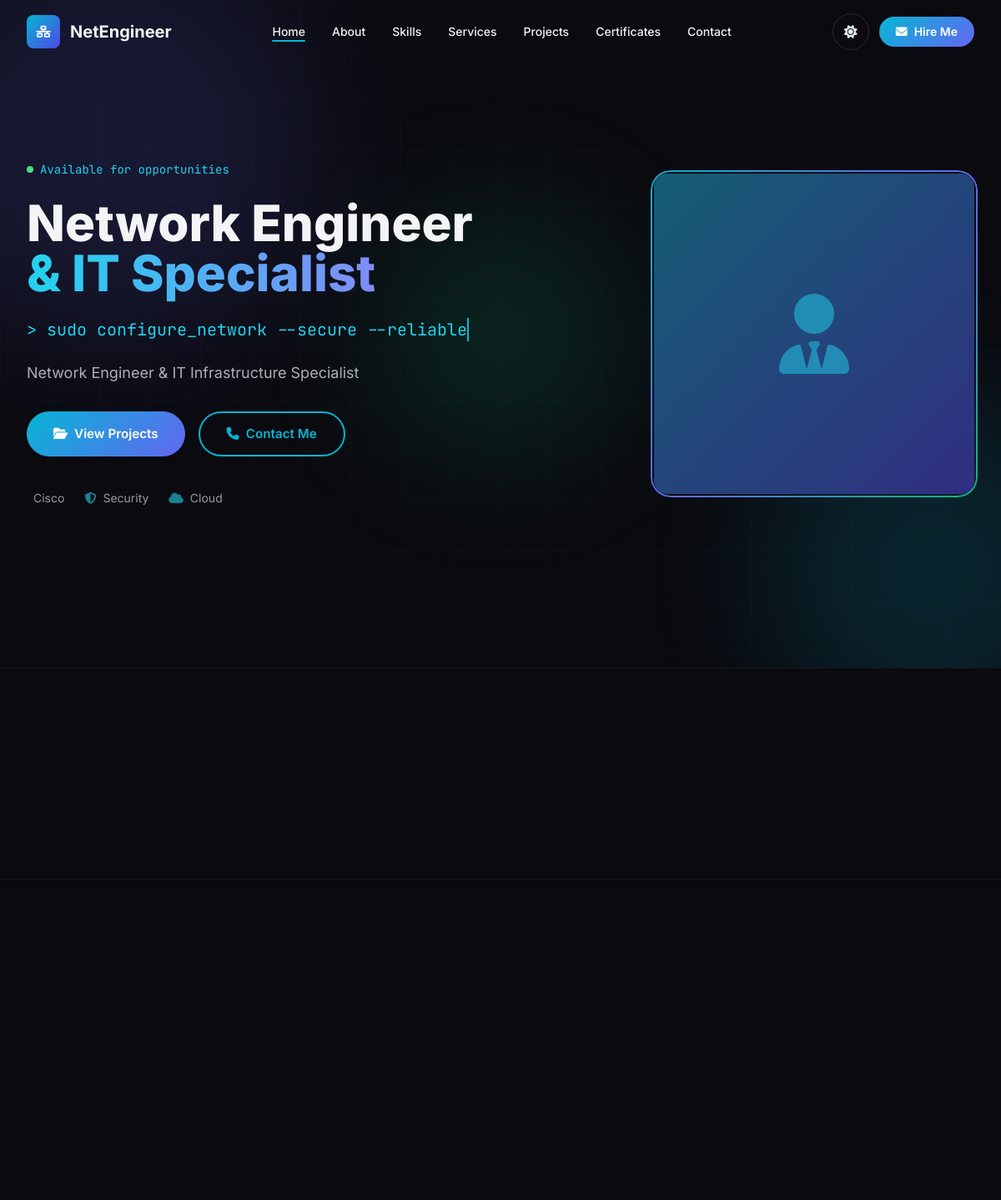
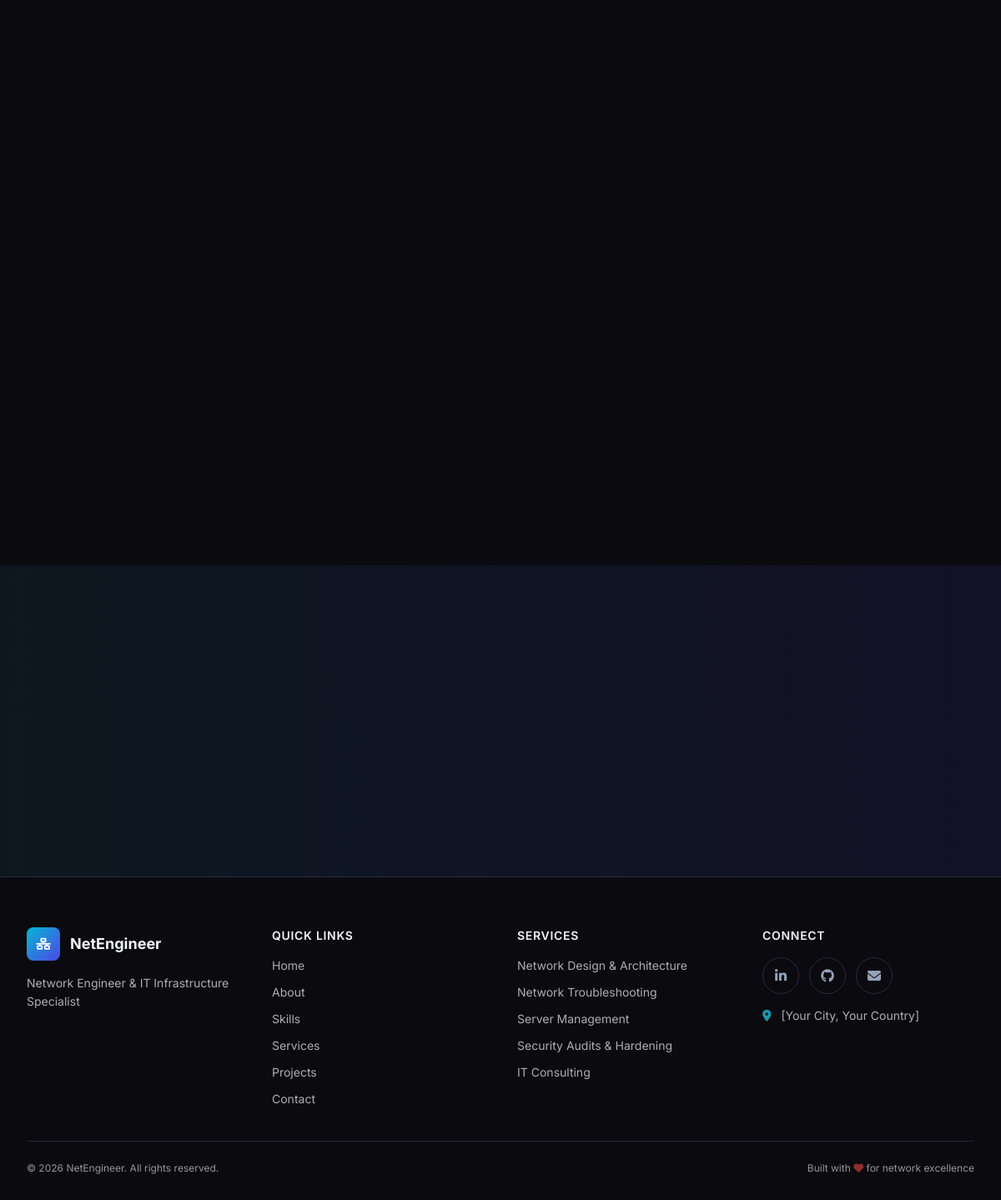
The page / on the database its author committed (2 pictures, top to bottom).
### tables this page shows
CREATE TABLE `site_settings` (
    `id` INT UNSIGNED AUTO_INCREMENT PRIMARY KEY,
    `site_name` VARCHAR(255) NOT NULL DEFAULT 'Network Engineer Portfolio',
    `site_title` VARCHAR(500) DEFAULT NULL,
    `site_description` TEXT DEFAULT NULL,
    `logo` VARCHAR(500) DEFAULT NULL,
    `favicon` VARCHAR(500) DEFAULT NULL,
    `created_at` TIMESTAMP DEFAULT CURRENT_TIMESTAMP,
    `updated_at` TIMESTAMP DEFAULT CURRENT_TIMESTAMP ON UPDATE CURRENT_TIMESTAMP
);

CREATE TABLE `profile` (
    `id` INT UNSIGNED AUTO_INCREMENT PRIMARY KEY,
    `user_id` INT UNSIGNED NOT NULL,
    `headline` VARCHAR(500) DEFAULT NULL,
    `about_me` TEXT DEFAULT NULL,
    `phone` VARCHAR(50) DEFAULT NULL,
    `address` VARCHAR(500) DEFAULT NULL,
    `website` VARCHAR(500) DEFAULT NULL,
    `github` VARCHAR(500) DEFAULT NULL,
    `linkedin` VARCHAR(500) DEFAULT NULL,
    `facebook` VARCHAR(500) DEFAULT NULL,
    `twitter` VARCHAR(500) DEFAULT NULL,
    `cv_file` VARCHAR(500) DEFAULT NULL,
    `created_at` TIMESTAMP DEFAULT CURRENT_TIMESTAMP,
    `updated_at` TIMESTAMP DEFAULT CURRENT_TIMESTAMP ON UPDATE CURRENT_TIMESTAMP,
    FOREIGN KEY (`user_id`) REFERENCES `users`(`id`) ON DELETE CASCADE,
    INDEX `idx_profile_user` (`user_id`)
);

CREATE TABLE `services` (
    `id` INT UNSIGNED AUTO_INCREMENT PRIMARY KEY,
    `title` VARCHAR(255) NOT NULL,
    `description` TEXT NOT NULL,
    `icon` VARCHAR(100) DEFAULT NULL,
    `display_order` INT UNSIGNED NOT NULL DEFAULT 0,
    `created_at` TIMESTAMP DEFAULT CURRENT_TIMESTAMP,
    `updated_at` TIMESTAMP DEFAULT CURRENT_TIMESTAMP ON UPDATE CURRENT_TIMESTAMP,
    INDEX `idx_services_order` (`display_order`)
);

### config/database.php (called while the page is built, shortened)
<?php
function getDB(): PDO {
    static $pdo = null;
    if ($pdo === null) {
        try {
            $dsn = "mysql:host=" . DB_HOST . ";dbname=" . DB_NAME . ";charset=" . DB_CHARSET;
            $options = [
                PDO::ATTR_ERRMODE            => PDO::ERRMODE_EXCEPTION,
                PDO::ATTR_DEFAULT_FETCH_MODE => PDO::FETCH_ASSOC,
                PDO::ATTR_EMULATE_PREPARES   => false,
                PDO::MYSQL_ATTR_INIT_COMMAND => "SET NAMES utf8mb4 COLLATE utf8mb4_unicode_ci",
            ];
            $pdo = new PDO($dsn, DB_USER, DB_PASS, $options);
        } catch (PDOException $e) {
            error_log("Database connection failed: " . $e->getMessage());
            die("Database connection failed. Please check your configuration.");
        }
    }
    return $pdo;
}
function dbQuery(string $sql, array $params = []): array {
    $stmt = getDB()->prepare($sql);
    $stmt->execute($params);
    return $stmt->fetchAll();
}
function dbRow(string $sql, array $params = []): ?array {
    $stmt = getDB()->prepare($sql);
    $stmt->execute($params);
    $row = $stmt->fetch();
    return $row ?: null;
}

### includes/functions.php (called while the page is built, shortened)
<?php
function e(?string $value): string {
    return htmlspecialchars($value ?? '', ENT_QUOTES | ENT_HTML5, 'UTF-8');
}
function getProfile(): ?array {
    return dbRow("SELECT p.*, u.full_name, u.email, u.profile_image
                  FROM profile p
                  JOIN users u ON u.id = p.user_id
                  LIMIT 1");
}
function getSiteSettings(): ?array {
    return dbRow("SELECT * FROM site_settings LIMIT 1");
}

### index.php (the view, shortened to what this page needs)
<?php $pageTitle = 'Home'; include 'includes/header.php'; include 'includes/navbar.php';
?>
<main id="main-content">
    <section class="hero-section">
        <div class="hero-bg"><div class="gradient-orb"></div><div class="gradient-orb"></div><div class="gradient-orb"></div></div>
        <div class="hero-grid"></div>
        <div class="max-w-7xl mx-auto px-4 sm:px-6 lg:px-8 relative z-10 w-full">
            <div class="grid lg:grid-cols-2 gap-12 items-center">
                <div class="animate-on-scroll-left">
                    <div class="flex items-center gap-2 text-network-400 font-mono text-sm mb-6">
                        <span class="w-2 h-2 rounded-full bg-green-400 animate-pulse"></span>
                        <span>Available for opportunities</span>
                    </div>
                    <h1 class="text-4xl sm:text-5xl lg:text-6xl font-extrabold leading-tight mb-6">
                        Network Engineer<br>
                        <span class="text-transparent bg-clip-text bg-gradient-to-r from-network-400 to-primary-400">& IT Specialist</span>
                    </h1>
                    <p class="typing-text text-lg sm:text-xl font-mono text-network-400 mb-6">&gt; sudo configure_network --secure --reliable</p>
                    <p class="text-base sm:text-lg opacity-70 mb-8 max-w-xl leading-relaxed">
                        <?= e($profile['headline'] ?? 'Designing, implementing, and securing enterprise-grade network infrastructures.') ?>
                    </p>
                    <div class="flex flex-wrap gap-4">
                        <a href="projects.php" class="btn-primary"><i class="fas fa-folder-open"></i> View Projects</a>
                        <a href="contact.php" class="btn-outline"><i class="fas fa-phone"></i> Contact Me</a>
                    </div>
                    <div class="flex items-center gap-6 mt-10 text-sm opacity-60">
                        <span class="flex items-center gap-2"><i class="fab fa-cisco text-network-400"></i> Cisco</span>
                        <span class="flex items-center gap-2"><i class="fas fa-shield-halved text-network-400"></i> Security</span>
                        <span class="flex items-center gap-2"><i class="fas fa-cloud text-network-400"></i> Cloud</span>
                    </div>
                </div>
                <div class="animate-on-scroll-right text-center lg:text-right">
                    <div class="hero-image-wrapper inline-block">
                        <div class="glow-ring"></div>
                        <div class="w-72 h-72 sm:w-80 sm:h-80 lg:w-96 lg:h-96 rounded-2xl bg-gradient-to-br from-network-800 to-primary-900 flex items-center justify-center overflow-hidden">
                        </div>
                    </div>
                </div>
            </div>
        </div>
    </section>
    <section class="py-16 border-y border-gray-800/50">
        <div class="max-w-7xl mx-auto px-4 sm:px-6 lg:px-8">
            <div class="grid grid-cols-2 md:grid-cols-4 gap-8">
            </div>
        </div>
    </section>
    <section class="py-20">
        <div class="max-w-7xl mx-auto px-4 sm:px-6 lg:px-8">
            <div class="grid sm:grid-cols-2 lg:grid-cols-3 xl:grid-cols-4 gap-6">
            </div>
        </div>
    </section>
    <section class="py-20 relative overflow-hidden">
        <div class="absolute inset-0 bg-gradient-to-r from-network-900/20 to-primary-900/20"></div>
        <div class="max-w-4xl mx-auto px-4 sm:px-6 lg:px-8 text-center relative z-10">
        </div>
    </section>
</main>
<?php include 'includes/footer.php'; ?>

### includes/navbar.php (shortened to what this page needs)
<?php
$profile = getProfile() ?? [];
?>
<nav class="navbar" role="navigation" aria-label="Main navigation">
    <div class="max-w-7xl mx-auto px-4 sm:px-6 lg:px-8">
        <div class="flex items-center justify-between">
            <a href="index.php" class="flex items-center gap-3 text-xl font-bold hover:text-network-400 transition-colors">
                <span class="w-10 h-10 rounded-lg bg-gradient-to-br from-network-500 to-primary-600 flex items-center justify-center text-white text-sm font-bold">
                    <i class="fas fa-network-wired"></i>
                </span>
                <span class="hidden sm:block"><?= e($siteSettings['site_name'] ?? 'NetEngineer') ?></span>
            </a>
            <div class="hidden lg:flex items-center gap-8">
                <a href="index.php" class="nav-link text-sm font-medium">Home</a>
                <a href="about.php" class="nav-link text-sm font-medium">About</a>
                <a href="skills.php" class="nav-link text-sm font-medium">Skills</a>
                <a href="services.php" class="nav-link text-sm font-medium">Services</a>
                <a href="projects.php" class="nav-link text-sm font-medium">Projects</a>
                <a href="certificates.php" class="nav-link text-sm font-medium">Certificates</a>
                <a href="contact.php" class="nav-link text-sm font-medium">Contact</a>
            </div>
            <div class="flex items-center gap-3">
                <button class="theme-toggle" aria-label="Toggle theme">
                    <i class="fas fa-sun"></i>
                </button>
                <a href="contact.php" class="hidden sm:inline-flex btn-primary text-sm !py-2 !px-5">
                    <i class="fas fa-envelope"></i> Hire Me
                </a>
            </div>
        </div>
    </div>
</nav>

### includes/footer.php (shortened to what this page needs)
<?php
$profile = getProfile() ?? [];
?>
<footer class="footer">
    <div class="max-w-7xl mx-auto px-4 sm:px-6 lg:px-8">
        <div class="grid grid-cols-1 md:grid-cols-2 lg:grid-cols-4 gap-10 mb-10">
            <div>
                <div class="flex items-center gap-3 mb-4">
                    <span class="w-10 h-10 rounded-lg bg-gradient-to-br from-network-500 to-primary-600 flex items-center justify-center text-white text-sm">
                        <i class="fas fa-network-wired"></i>
                    </span>
                    <span class="text-lg font-bold"><?= e($siteSettings['site_name'] ?? 'NetEngineer') ?></span>
                </div>
                <p class="text-sm leading-relaxed opacity-70">
                    <?= e($profile['headline'] ?? 'Professional Network Engineer & IT Infrastructure Specialist.') ?>
                </p>
            </div>
            <div>
                <h4 class="text-sm font-semibold uppercase tracking-wider mb-4">Quick Links</h4>
                <ul class="space-y-3 text-sm">
                    <li><a href="index.php" class="opacity-70 hover:opacity-100">Home</a></li>
                    <li><a href="about.php" class="opacity-70 hover:opacity-100">About</a></li>
                    <li><a href="skills.php" class="opacity-70 hover:opacity-100">Skills</a></li>
                    <li><a href="services.php" class="opacity-70 hover:opacity-100">Services</a></li>
                    <li><a href="projects.php" class="opacity-70 hover:opacity-100">Projects</a></li>
                    <li><a href="contact.php" class="opacity-70 hover:opacity-100">Contact</a></li>
                </ul>
            </div>
            <div>
                <h4 class="text-sm font-semibold uppercase tracking-wider mb-4">Services</h4>
                <ul class="space-y-3 text-sm">
                    <?php
                    $footerServices = dbQuery("SELECT title FROM services ORDER BY display_order ASC LIMIT 5");
                    foreach ($footerServices as $fs): ?>
                        <li><a href="services.php" class="opacity-70 hover:opacity-100"><?= e($fs['title']) ?></a></li>
                    <?php endforeach; ?>
                </ul>
            </div>
            <div>
                <h4 class="text-sm font-semibold uppercase tracking-wider mb-4">Connect</h4>
                <div class="flex gap-3 mb-4 flex-wrap">
                    <?php if (!empty($profile['linkedin'])): ?>
                        <a href="<?= e($profile['linkedin']) ?>" class="social-link" aria-label="LinkedIn" target="_blank"><i class="fab fa-linkedin-in"></i></a>
                    <?php endif; ?>
                    <?php if (!empty($profile['github'])): ?>
                        <a href="<?= e($profile['github']) ?>" class="social-link" aria-label="GitHub" target="_blank"><i class="fab fa-github"></i></a>
                    <?php endif; ?>
                    <a href="contact.php" class="social-link" aria-label="Email"><i class="fas fa-envelope"></i></a>
                </div>
                <p class="text-sm opacity-70">
                    <i class="fas fa-map-marker-alt mr-2 text-network-400"></i>
                    <?= e(!empty($profile['address']) ? $profile['address'] : 'Available for remote & onsite') ?>
                </p>
            </div>
        </div>
        <div class="border-t border-gray-800 pt-6 mt-6 flex flex-col sm:flex-row items-center justify-between gap-4">
            <p class="text-xs opacity-60">
                &copy; <?php echo date('Y'); ?> <?= e($siteSettings['site_name'] ?? 'Network Engineer Portfolio') ?>. All rights reserved.
            </p>
            <p class="text-xs opacity-60">
                Built with <i class="fas fa-heart text-red-500"></i> for network excellence
            </p>
        </div>
    </div>
</footer>
</body>
</html>

### rows shown on the page
site_settings: site_name "NetEngineer"
profile: headline "Network Engineer & IT Infrastructure Specialist", address "[Your City, Your Country]"
services: title "Network Design & Architecture"
services: title "Network Troubleshooting"
services: title "Server Management"
services: title "Security Audits & Hardening"
services: title "IT Consulting"
